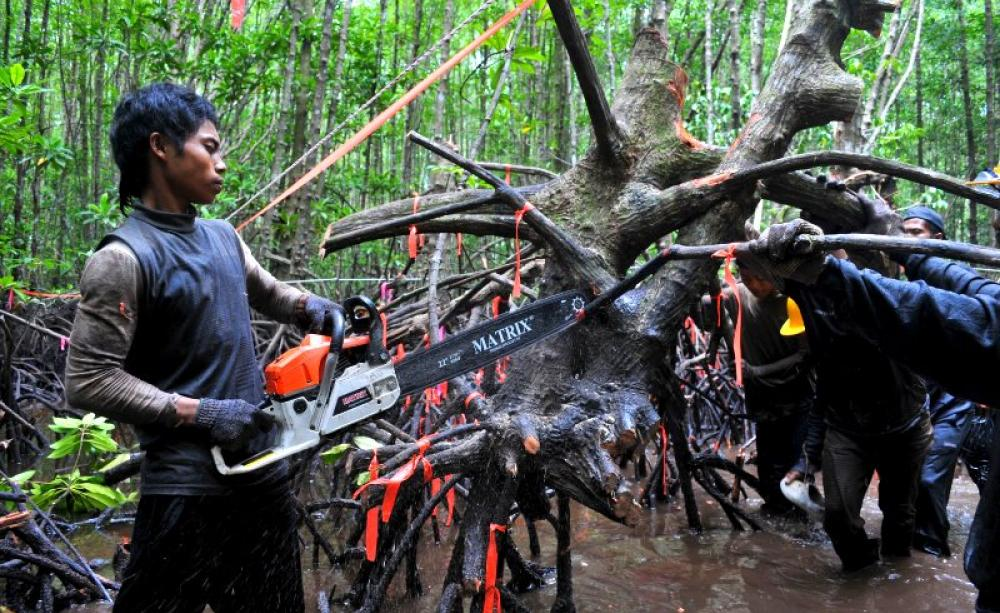
#> input picture hackout25/media/alert_images/396020.jpg, 1000 x 613 px
$ python -i ai_model.py   (imports and definitions only)
#> lines starting #> are read from the running program, lines starting #| are printed output that depends on the picture
#> (the call stopped at in _ensure_model_loaded, `self.model = MobileNetV2(weights='imagenet', include_top=True)`: tensorflow is not available in this run)
import tensorflow as tf
from tensorflow.keras.applications import MobileNetV2
from tensorflow.keras.preprocessing import image
from tensorflow.keras.applications.mobilenet_v2 import preprocess_input, decode_predictions
import numpy as np
from PIL import Image
import cv2
import os

class EnvironmentalAnalyzer:
    """
    AI Model using Transfer Learning with MobileNetV2 for Environmental Image Analysis

    Techniques Used:
    1. Transfer Learning - Using pre-trained MobileNetV2 CNN
    2. Computer Vision - Image preprocessing and feature extraction
    3. Multi-class Classification - Environmental vs Non-environmental content
    4. Image Feature Analysis - Color distribution, texture analysis
    5. Semantic Analysis - Object detection for environmental elements
    """

    def __init__(self):
        # Lazy loading - model will be loaded only when first used
        self.model = None
        self._model_loaded = False

    def _ensure_model_loaded(self):
        """Load model only when needed (lazy loading)"""
        if not self._model_loaded:
            try:
                import os
                # Suppress TensorFlow warnings for faster loading
                os.environ['TF_CPP_MIN_LOG_LEVEL'] = '2'
                self.model = MobileNetV2(weights='imagenet', include_top=True)
                self._model_loaded = True
            except Exception as e:
                print(f"Failed to load AI model: {e}")
                self.model = None

        # Initialize environmental classes (moved from __init__ for lazy loading)
        if not hasattr(self, 'environmental_classes'):
            # Environmental keywords from ImageNet classes (expanded for better detection)
            self.environmental_classes = {
            # Nature and Wildlife - Animals
            'beaver', 'otter', 'zebra', 'elephant', 'lion', 'tiger', 'bear', 'panda',
            'eagle', 'hawk', 'owl', 'pelican', 'flamingo', 'ostrich', 'peacock',
            'turtle', 'frog', 'snake', 'lizard', 'crocodile', 'alligator',
            'fish', 'shark', 'whale', 'dolphin', 'seal', 'octopus',
            'butterfly', 'bee', 'spider', 'dragonfly', 'ladybug',

            # Plants and Trees
            'tree', 'oak', 'pine', 'palm', 'maple', 'willow', 'birch',
            'flower', 'rose', 'tulip', 'sunflower', 'daisy', 'orchid',
            'mushroom', 'coral', 'seaweed', 'moss', 'fern',

            # Landscapes and Natural Features
            'mountain', 'volcano', 'geyser', 'glacier', 'iceberg', 'cliff',
            'beach', 'lakeside', 'seashore', 'sandbar', 'promontory',
            'forest', 'rainforest', 'jungle', 'desert', 'canyon', 'valley',
            'river', 'stream', 'waterfall', 'lake', 'pond', 'ocean',
            'island', 'peninsula', 'reef', 'atoll',

            # Weather and Sky
            'thunderstorm', 'rainbow', 'aurora', 'sunset', 'sunrise',

            # Environmental Threats
            'wildfire', 'forest_fire', 'pollution', 'oil_spill', 'smog',
        }

        # Critical environmental threat indicators
        self.critical_indicators = {
            'wildfire', 'forest_fire', 'oil_spill', 'pollution', 'smog',
            'toxic_waste', 'deforestation', 'illegal_dumping'
        }

        # High-risk environmental indicators
        self.high_risk_indicators = {
            'drought', 'flood', 'erosion', 'bleaching', 'dying_coral',
            'overfishing', 'habitat_loss', 'endangered_species'
        }

    # [12 lines left out: function preprocess_image, not called in this run]

    def analyze_color_distribution(self, image_path):
        """Analyze color distribution to detect environmental content"""
#> called with image_path = '../media/alert_images/396020.jpg'
        try:
            img = cv2.imread(image_path)
#> img is the input picture: shape (613, 1000, 3); mean B, G, R 76.7, 89, 79.7
            img_rgb = cv2.cvtColor(img, cv2.COLOR_BGR2RGB)

            # Calculate color histograms
            hist_r = cv2.calcHist([img_rgb], [0], None, [256], [0, 256])
#> hist_r = 256 values, max 34882 at index 0, min 336 at index 243, mean 2394.5
            hist_g = cv2.calcHist([img_rgb], [1], None, [256], [0, 256])
#> hist_g = 256 values, max 34188 at index 0, min 339 at index 252, mean 2394.5
            hist_b = cv2.calcHist([img_rgb], [2], None, [256], [0, 256])
#> hist_b = 256 values, max 30874 at index 0, min 219 at index 254, mean 2394.5

            # Analyze green dominance (vegetation indicator)
            green_dominance = np.sum(hist_g[50:200]) / np.sum(hist_g)
#> green_dominance = 0.58

            # Analyze blue dominance (water/sky indicator)
            blue_dominance = np.sum(hist_b[100:255]) / np.sum(hist_b)
#> blue_dominance = 0.308

            # Analyze brown/earth tones (soil/desert indicator)
            brown_score = self._calculate_brown_score(img_rgb)

            return {
                'green_dominance': green_dominance,
                'blue_dominance': blue_dominance,
                'brown_score': brown_score
            }
        except Exception as e:
            print(f"Error analyzing colors: {e}")
            return {'green_dominance': 0, 'blue_dominance': 0, 'brown_score': 0}

    def _calculate_brown_score(self, img_rgb):
        """Calculate brown/earth tone score"""
        # Define brown color range in RGB
        brown_lower = np.array([50, 25, 0])
        brown_upper = np.array([150, 100, 50])

        # Create mask for brown colors
        brown_mask = cv2.inRange(img_rgb, brown_lower, brown_upper)
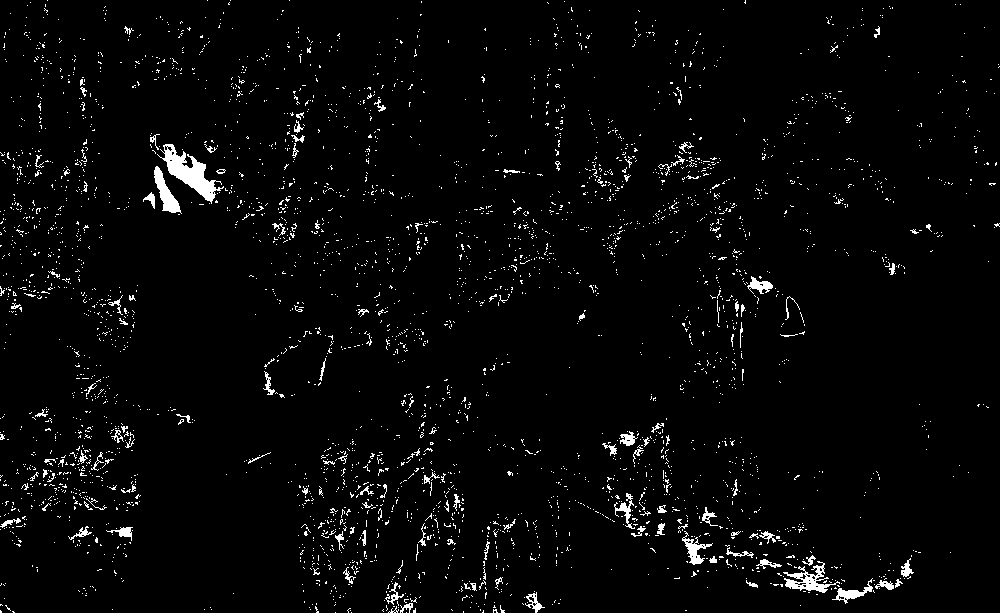
#> brown_mask: shape (613, 1000); 2.9% white in thin lines or dots
        brown_ratio = np.sum(brown_mask > 0) / (img_rgb.shape[0] * img_rgb.shape[1])
#> brown_ratio = 0.029

        return brown_ratio

    def detect_environmental_content(self, image_path):
        """Main function to analyze environmental content using Transfer Learning"""
        try:
            # Ensure model is loaded (lazy loading)
            self._ensure_model_loaded()

            # If model failed to load, use color analysis only
            if self.model is None:
                color_analysis = self.analyze_color_distribution(image_path)
#> color_analysis = {'green_dominance': 0.58, 'blue_dominance': 0.308, 'brown_score': 0.029}
                return self._fallback_analysis(color_analysis)

            # Preprocess image
            processed_img = self.preprocess_image(image_path)
            if processed_img is None:
                return self._create_default_result("Error processing image", image_path)

            # Get predictions from MobileNetV2
            predictions = self.model.predict(processed_img, verbose=0)
            decoded_predictions = decode_predictions(predictions, top=5)[0]

            # Analyze color distribution
            color_analysis = self.analyze_color_distribution(image_path)

            # Calculate environmental score
            environmental_score = self._calculate_environmental_score(
                decoded_predictions, color_analysis
            )

            # Determine risk level and confidence
            result = self._determine_risk_level(
                decoded_predictions, environmental_score, color_analysis
            )

            return result

        except Exception as e:
            print(f"Error in environmental detection: {e}")
            return self._create_default_result("Analysis failed", image_path)

    # [75 lines left out: functions _calculate_environmental_score, _determine_risk_level, not called in this run]

    def _fallback_analysis(self, color_analysis):
        """Fallback analysis using only color analysis when AI model fails"""
        # Determine environmental likelihood based on colors only
        env_score = 0.0

        if color_analysis['green_dominance'] > 0.4:  # Strong vegetation
            env_score += 0.5
        elif color_analysis['green_dominance'] > 0.2:
            env_score += 0.3

        if color_analysis['blue_dominance'] > 0.3:  # Water/sky
            env_score += 0.4
        elif color_analysis['blue_dominance'] > 0.15:
            env_score += 0.2

        if color_analysis['brown_score'] > 0.15:  # Earth tones
            env_score += 0.3
        elif color_analysis['brown_score'] > 0.05:
            env_score += 0.15

        # Determine result based on color analysis
        if env_score > 0.4:
            return {
                'is_environmental': True,
                'risk_level': 'low',
                'confidence': min(int(env_score * 100), 85),
                'analysis': 'Environmental content detected (color analysis)',
                'detected_objects': ['Natural scene'],
                'environmental_score': round(env_score, 2),
                'color_analysis': color_analysis
            }
        else:
            return {
                'is_environmental': False,
                'risk_level': 'low',
                'confidence': max(60, int((1 - env_score) * 100)),
                'analysis': 'Non-environmental content (color analysis)',
                'detected_objects': ['Unknown'],
                'color_analysis': color_analysis
            }

    # [60 lines left out: function _create_default_result, not called in this run]

# Global instance
environmental_analyzer = EnvironmentalAnalyzer()

>>> result = EnvironmentalAnalyzer().detect_environmental_content('../media/alert_images/396020.jpg')
#> result = 7 items
